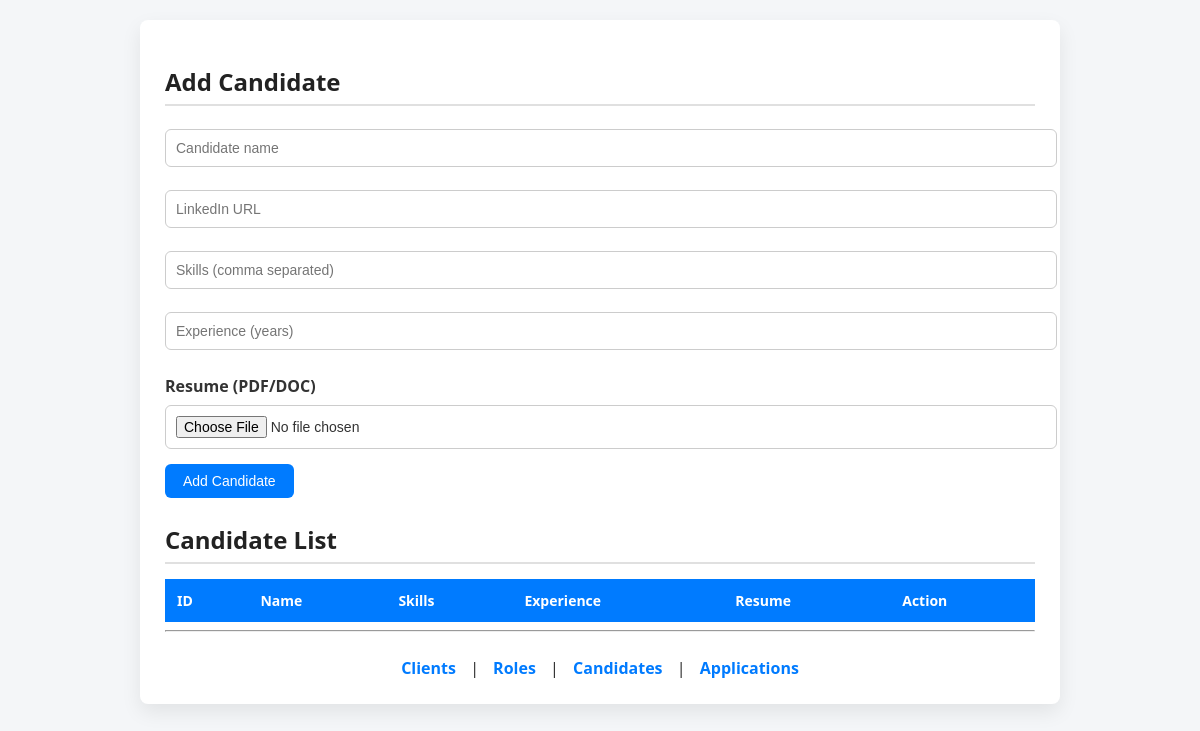
The page /candidates on the database as committed earlier.
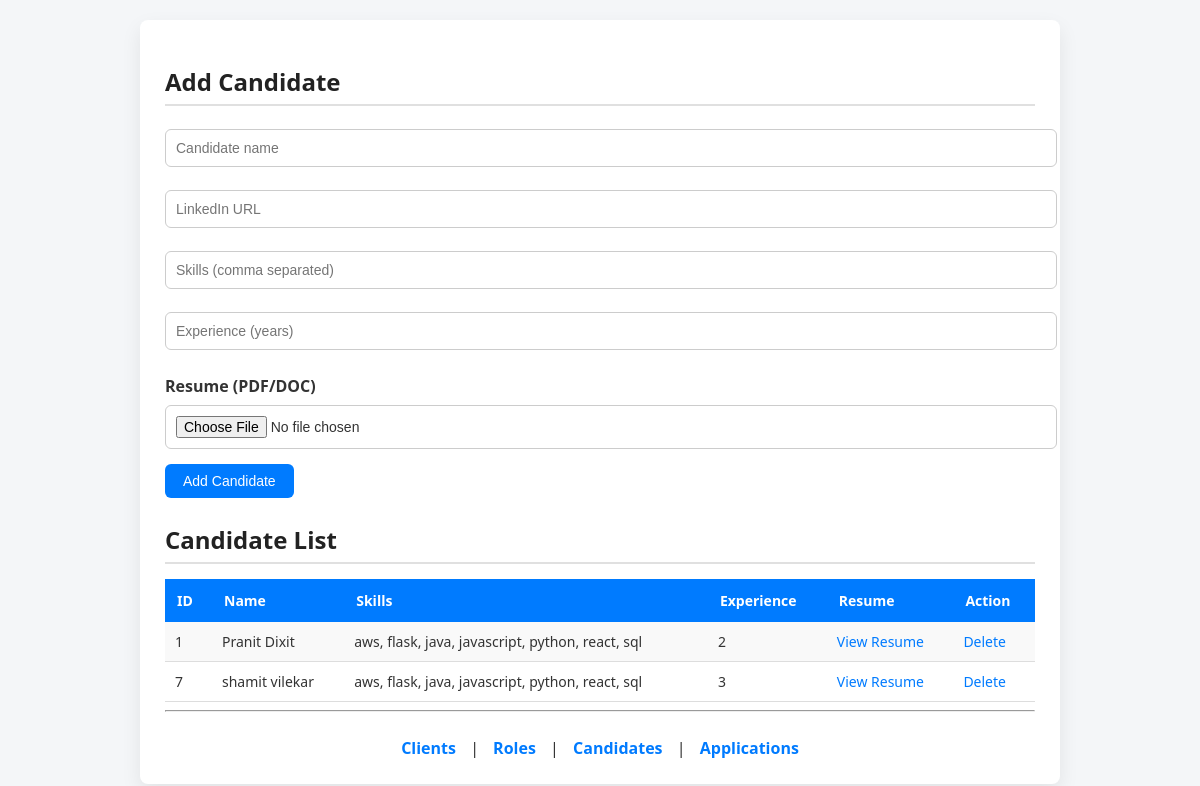
The same page on the database as committed later.
### tables this page shows
CREATE TABLE Candidate (
    candidate_id INTEGER PRIMARY KEY AUTOINCREMENT,
    name TEXT COLLATE NOCASE,
    linkedin_url TEXT COLLATE NOCASE,
    skills TEXT,
    experience_years INTEGER,
    resume_file_path TEXT,
    UNIQUE(name, linkedin_url)
);

### app.py (the view, shortened to what this page needs)
@app.route("/candidates", methods=["GET", "POST"])
def candidates():
    db = get_db()
    cur = db.cursor()
    candidates = cur.execute("SELECT * FROM Candidate").fetchall()
    db.close()
    return render_template("candidates.html", candidates=candidates)

### app.py (called while the page is built)
def get_db():
    return sqlite3.connect("database.db")

### templates/candidates.html (shortened to what this page needs)
<!doctype html>
<html>
  <head>
    <link
      rel="stylesheet"
      href="{{ url_for('static', filename='style.css') }}"
    />
  </head>
  <body>
    <div class="container">
      <h2>Add Candidate</h2>
      <form method="post" enctype="multipart/form-data">
        <input type="text" name="name" placeholder="Candidate name" />
        <input type="text" name="linkedin_url" placeholder="LinkedIn URL" />
        <input
          type="text"
          name="skills"
          placeholder="Skills (comma separated)"
        />
        <input
          type="number"
          name="experience_years"
          placeholder="Experience (years)"
        />
        <label>Resume (PDF/DOC)</label>
        <input type="file" name="resume" accept=".pdf,.doc,.docx" />
        <button>Add Candidate</button>
      </form>
      <h2>Candidate List</h2>
      <table>
        <tr>
          <th>ID</th>
          <th>Name</th>
          <th>Skills</th>
          <th>Experience</th>
          <th>Resume</th>
          <th>Action</th>
        </tr>
        {% for c in candidates %}
        <tr>
          <td>{{ c[0] }}</td>
          <td>{{ c[1] }}</td>
          <td>{{ c[3] }}</td>
          <td>{{ c[4] }}</td>
          <td>
            {% if c[5] %}
            <a href="/uploads/{{ c[5].split('uploads/')[1] }}" target="_blank">
              View Resume
            </a>
            {% else %} Not Uploaded {% endif %}
          </td>
          <td>
            <a
              href="/delete_candidate/{{ c[0] }}"
              onclick="
                return confirm(
                  'Are you sure you want to delete this candidate?',
                );
              "
              >Delete
            </a>
          </td>
        </tr>
        {% endfor %}
      </table>
      <hr />
      <div class="nav">
        <a href="/clients">Clients</a> | <a href="/roles">Roles</a> |
        <a href="/candidates">Candidates</a> |
        <a href="/applications">Applications</a>
      </div>
    </div>
  </body>
</html>

Rows that differ between the two databases and show on the page:
added Candidate: candidate_id "1", name "Pranit Dixit", skills "aws, flask, java, javascript, python, react, sql", experience_years "2"
added Candidate: candidate_id "7", name "shamit vilekar", skills "aws, flask, java, javascript, python, react, sql", experience_years "3"
